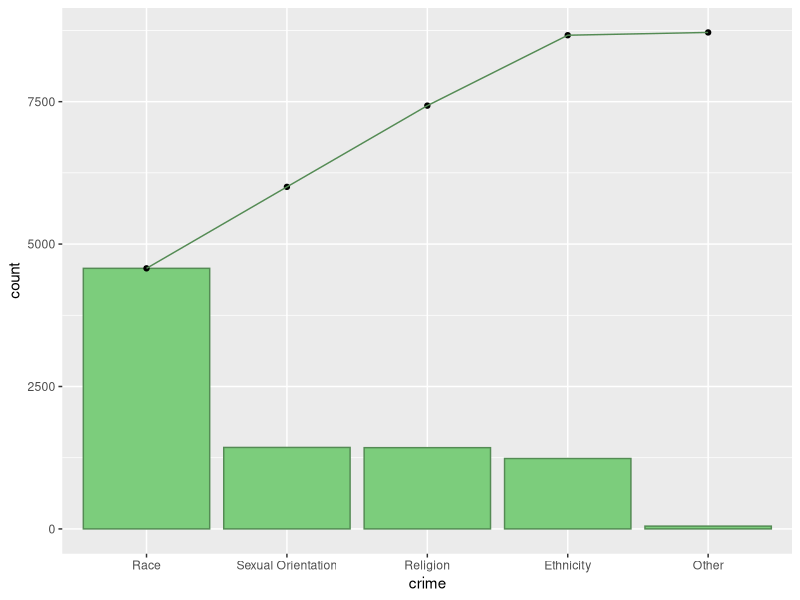

Write R code to recreate this figure.
## ---- chunk 1
library(xtable)

crime <- c("Race","Sexual Orientation","Religion","Ethnicity","Other")
count <- c(4574,1430,1426,1236,49)

hate.crimes <- data.frame(  
    crime = crime,
    count = count,
    stringsAsFactors=FALSE)
rm(crime, count)

hate.crimes <- hate.crimes[order(hate.crimes$count, decreasing=TRUE), ]
hate.crimes$crime <- factor(hate.crimes$crime, levels=hate.crimes$crime)
hate.crimes$cumulative <- cumsum(hate.crimes$count)

hate.crimes$percentage <- hate.crimes$count / sum(hate.crimes$count) * 100
hate.crimes$cumulative.percentage <- cumsum(hate.crimes$percentage)
hate.crimes$cumulative.percentage <- round(hate.crimes$cumulative.percentage, digits = 2)

xt <- xtable(hate.crimes)
print(xt, type="html")
print(xt)
## ---- chunk 2
library(ggplot2)

ggplot(hate.crimes, aes(x=crime)) +
    geom_bar(aes(y=count), colour="palegreen4", fill="palegreen3", stat="identity") +
    geom_point(aes(y=cumulative)) +
    geom_path(aes(y=cumulative, group=1), colour="palegreen4") 

# + geom_text(aes(label = cumulative.percentage, y = cumulative), colour="red", size = 3, angle = 45)

